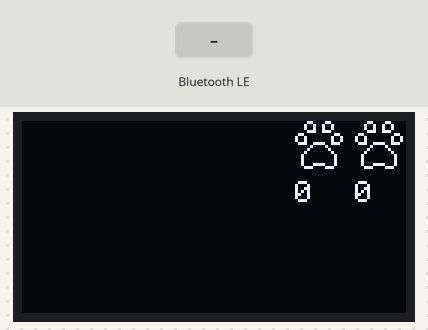
The sketch below on a simulated ESP32. Parts: 128×64 one-colour display. The inputs (shaded band) are chosen by the test bench. The display library's start-up logo is not drawn; nothing arrives over Bluetooth unless stated; a phone connects over Bluetooth LE 3 s after start; what the sketch prints to the serial monitor is not drawn.

Above: at 1.2 s.
1.3 s: Bluetooth LE write "1" received
At 2.5 s:
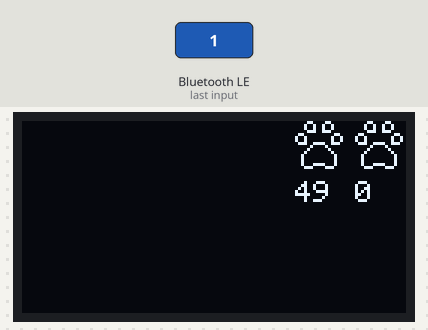
2.8 s: Bluetooth LE write "1" received
At 4.0 s:
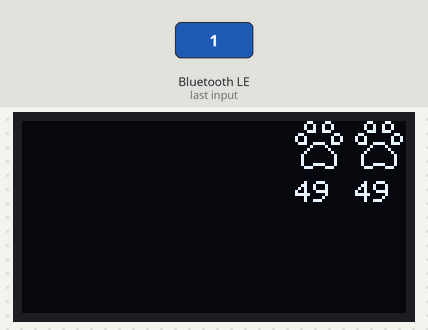
4.3 s: Bluetooth LE write "0" received
5.8 s: Bluetooth LE write "0" received
At 6.8 s:
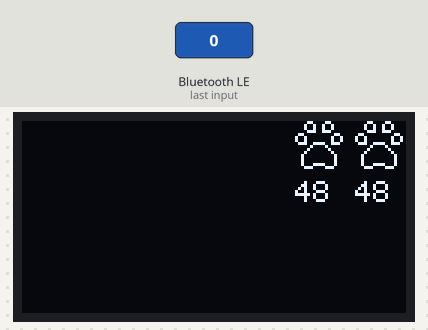
Timing chart, 0 to 8.3 s (numbered marks = the images above; inputs shaded):
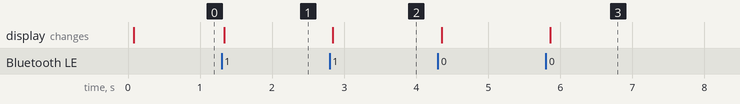

The sketch:

Server.ino
```cpp
#include <Adafruit_SSD1306.h>
#include <splash.h>

#include <BLEDevice.h>
#include <BLEUtils.h>
#include <BLEServer.h>

// Service ID, should be the same as the client so the client knows which device to connect to.
#define SERVICE_UUID              "9d537c81-4b1f-406c-b12f-a9aa49af6333"

// Keys for the clients to update, left client should use the CHARACTERISTIC_LEFT_UUID
// to set values and the right client should use CHARACTERISTIC_RIGHT_UUID
#define CHARACTERISTIC_LEFT_UUID  "ac61fa72-e2de-42fb-9605-d0c7549b1c39"
#define CHARACTERISTIC_RIGHT_UUID "b3f4eb92-9ceb-4317-90ed-373a36164d2b"

// https://www.uuidgenerator.net/

// <<<<<<< HEAD
uint8_t leftADDR[] = {0x64, 0xE8, 0x33, 0x00, 0xFC, 0x3E};
uint8_t rightADDR[] = {0x64, 0xE8, 0x33, 0x84, 0x54, 0xBA};
// =======
uint8_t ADDR[] = {0xe8, 0x33, 0x84, 0x54, 0xba, 0x08};
// uint8_t rightADDR[] = {0x64, 0xE8, 0x33, 0x00, 0xFC, 0x3E};
// uint8_t leftADDR[] = {0xD4, 0xF9, 0x8D, 0x04, 0x1D, 0xB6};
//>>>>>>> f641ca65d2ae10a0182d0367eb6ecc85b8dbab87


// The bluetooth low energy server and its default service.
// See https://learn.adafruit.com/introduction-to-bluetooth-low-energy/gatt#services-and-characteristics-640989
BLEServer *pServer;
BLEService *pService;

// Characteristic definitions for the left and right state values.
BLECharacteristic *pCharacteristicLeft;
BLECharacteristic *pCharacteristicRight;

// Number of devices currently connected, used for logging..
int8_t maxDevices = 2;
int8_t deviceConnected = 0;

uint8_t defaultValue = 0;
int8_t flexValueLeft, flexValueRight = defaultValue;

bool leftConnected, rightConnected;

Adafruit_SSD1306 display(128, 64, &Wire, -1);

// 'paw_connected', 16x16px
const unsigned char b_paw_connected [] PROGMEM = {
	0x0c, 0x30, 0x1e, 0x78, 0x1e, 0x78, 0x0e, 0x70, 0x60, 0x06, 0xf0, 0x0f, 0xf0, 0x0f, 0x73, 0xce,
	0x07, 0xe0, 0x0f, 0xf0, 0x1f, 0xf8, 0x3f, 0xfc, 0x3f, 0xfc, 0x3f, 0xfc, 0x3f, 0xfc, 0x1c, 0x38
};
// 'paw_disconnected', 16x16px
const unsigned char b_paw_disconnected [] PROGMEM = {
	0x0c, 0x30, 0x12, 0x48, 0x12, 0x48, 0x0e, 0x70, 0x60, 0x06, 0x90, 0x09, 0x90, 0x09, 0x73, 0xce,
	0x04, 0x20, 0x08, 0x10, 0x10, 0x08, 0x20, 0x04, 0x20, 0x04, 0x20, 0x04, 0x23, 0xc4, 0x1c, 0x38
};

// Extends the server callbacks class to define code that runs on certain events in the bluetooth server.
class ServerCallbacks: public BLEServerCallbacks {
    // Runs whenever a new device connects to the server
    void onConnect(BLEServer* pServer,  esp_ble_gatts_cb_param_t *param)
    {
        deviceConnected++;
        Serial.print("Serial address: ");
        Serial.println(BLEAddress(param->connect.remote_bda).toString().c_str());

        if (BLEAddress(param->connect.remote_bda).equals(leftADDR)) {
          Serial.println("left");
          leftConnected = true;
        } else if (BLEAddress(param->connect.remote_bda).equals(ADDR)) {
          Serial.println("right");
          rightConnected = true;
        }
        // By default the server stops advertising when a device connects, the below line makes it continue advertising and hence allow multiple connections.
        // if there is less than the max amount of devices connecting, the serve will continue to advertise
        if (deviceConnected < maxDevices) BLEDevice::startAdvertising();

        // Debug messages
        Serial.print("Device connected. Now there are ");
        Serial.print(deviceConnected);
        Serial.println(" devices connected.");
    };

    void onDisconnect(BLEServer* pServer,  esp_ble_gatts_cb_param_t *param)
    {
        deviceConnected--;
        Serial.print("Serial address: ");
        Serial.println(BLEAddress(param->connect.remote_bda).toString().c_str());

        // it takes a couple seconds for the server to register that a device has disconnected
        if (BLEAddress(param->connect.remote_bda).equals(leftADDR)) {
          Serial.println("left");
          pCharacteristicLeft->setValue(&defaultValue, 1);
          leftConnected = false;
        } else if (BLEAddress(param->connect.remote_bda).equals(ADDR)) {
          Serial.println("right");
          pCharacteristicRight->setValue(&defaultValue, 1);
          rightConnected = false;
        }

        pServer->startAdvertising(); // restart advertising
        // Rebug messages
        Serial.print("Device disconnected. Now there are ");
        Serial.print(deviceConnected);
        Serial.println(" devices connected.");
    };
};

// Extends the characteristics callbacks to define code that runs on certain events to a defined characteristic
class CharacteristicChangeCallbacks: public BLECharacteristicCallbacks {

    // Whenever this characteristic is written to by a client, and the value is updated
    void onWrite(BLECharacteristic *pCharacteristic) {

      // Get the key value pair, the key is one of the characteristic UUIDs defined earlier
      String key = pCharacteristic->getUUID().toString();
      String value = pCharacteristic->getValue();

      // Debug messages
      // if (value.length() > 0) {
      //   Serial.println("*********");

      //   Serial.print("Key:   ");
      //   Serial.print(key);
      //   Serial.println();

      //   Serial.print("Value: ");
      //   Serial.print(value.charAt(0), BIN);
      //   Serial.println();

      //   Serial.println("*********");
      // }
    }
};

void setup() {
  // Starts serial logging
  Serial.begin(115200);
  Serial.println("BLE Server has started");

  // Initializes the server with the discoverable name of "Proto Server :3"
  BLEDevice::init("Proto Server :3");
  pServer = BLEDevice::createServer();

  // Tells the server to use the callbacks we defined above
  pServer->setCallbacks(new ServerCallbacks());

  // Creates a service within our server using the SERVICE_UUID
  pService = pServer->createService(SERVICE_UUID);

  // Creates the characteristics for left and right using the UUIDs defined above, and allows them to be both read and written to
  pCharacteristicLeft = pService->createCharacteristic(
    CHARACTERISTIC_LEFT_UUID,
    BLECharacteristic::PROPERTY_READ |
    BLECharacteristic::PROPERTY_WRITE
  );
  pCharacteristicRight = pService->createCharacteristic(
    CHARACTERISTIC_RIGHT_UUID,
    BLECharacteristic::PROPERTY_READ |
    BLECharacteristic::PROPERTY_WRITE
  );

  // Tells both characteristics to use the same callback methods we defined above to listen for changes
  CharacteristicChangeCallbacks *callbacks = new CharacteristicChangeCallbacks();
  pCharacteristicLeft->setCallbacks(callbacks);
  pCharacteristicRight->setCallbacks(callbacks);

  // Sets the default value for each characteristic
  pCharacteristicLeft->setValue(&defaultValue, 1);
  pCharacteristicRight->setValue(&defaultValue, 1);

  // Starts the service, however no client can connect until the device starts advertising
  pService->start();

  // Starts advertising to other devices, modifing the default advertising settings
  BLEAdvertising *pAdvertising = BLEDevice::getAdvertising();
  pAdvertising->addServiceUUID(SERVICE_UUID);
  pAdvertising->setScanResponse(true);
  pAdvertising->setMinPreferred(0x06);  // functions that help with iPhone connections issue
  pAdvertising->setMinPreferred(0x12);
  BLEDevice::startAdvertising();

  display.begin(SSD1306_SWITCHCAPVCC, 0x3c);
  display.setTextColor(WHITE);

  display.display();
  display.clearDisplay();
}

void loop() {

  flexValueLeft = pCharacteristicLeft->getValue().c_str()[0];
  flexValueRight = pCharacteristicRight->getValue().c_str()[0];

  displayInfo();
  delay(100); // Keeps the server running
  display.clearDisplay();
}

void displayInfo() {
  (rightConnected) ? display.drawBitmap(111, 0, b_paw_connected, 16, 16, WHITE) : display.drawBitmap(111, 0, b_paw_disconnected, 16, 16, WHITE);
  (leftConnected) ? display.drawBitmap(91, 0, b_paw_connected, 16, 16, WHITE) : display.drawBitmap(91, 0, b_paw_disconnected, 16, 16, WHITE);
  display.setCursor(91, 20);

  display.print(flexValueLeft);

  display.setCursor(111, 20);
  display.print(flexValueRight);


  display.setCursor(0, 0);
  display.display();
}
```

Measured:
- after the input at 1.3 s, the display: changes at once (image 1)
- after the input at 2.8 s, the display: changes after 0.05 s (image 2)
- after the input at 5.8 s, the display: changes after 0.06 s (image 3)
